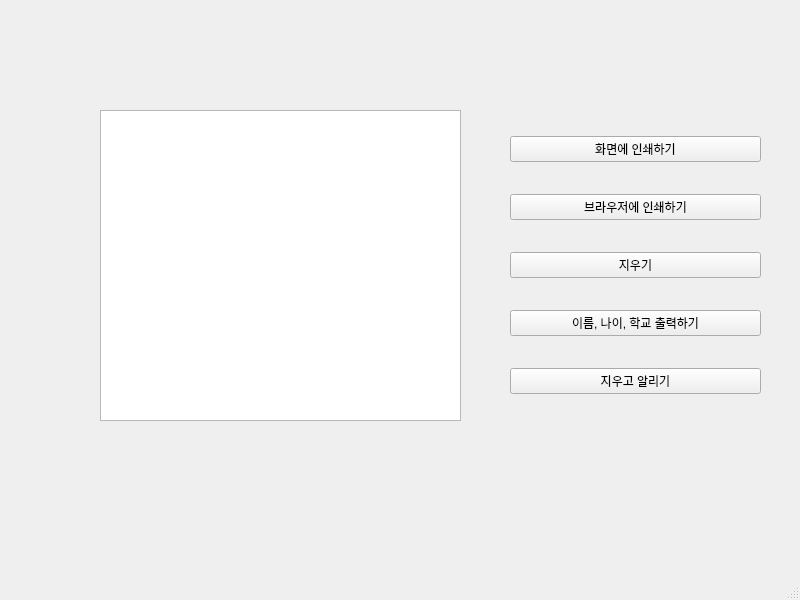
<?xml version="1.0" encoding="UTF-8"?>
<ui version="4.0">
 <class>MainWindow</class>
 <widget class="QMainWindow" name="MainWindow">
  <property name="geometry">
   <rect>
    <x>0</x>
    <y>0</y>
    <width>800</width>
    <height>600</height>
   </rect>
  </property>
  <property name="windowTitle">
   <string>MainWindow</string>
  </property>
  <widget class="QWidget" name="centralwidget">
   <widget class="QTextBrowser" name="textBrowser">
    <property name="geometry">
     <rect>
      <x>100</x>
      <y>110</y>
      <width>361</width>
      <height>311</height>
     </rect>
    </property>
   </widget>
   <widget class="QWidget" name="verticalLayoutWidget">
    <property name="geometry">
     <rect>
      <x>510</x>
      <y>110</y>
      <width>251</width>
      <height>311</height>
     </rect>
    </property>
    <layout class="QVBoxLayout" name="verticalLayout">
     <item>
      <widget class="QPushButton" name="button1">
       <property name="text">
        <string>화면에 인쇄하기</string>
       </property>
      </widget>
     </item>
     <item>
      <widget class="QPushButton" name="button2">
       <property name="text">
        <string>브라우저에 인쇄하기</string>
       </property>
      </widget>
     </item>
     <item>
      <widget class="QPushButton" name="button3">
       <property name="text">
        <string>지우기</string>
       </property>
      </widget>
     </item>
     <item>
      <widget class="QPushButton" name="button4">
       <property name="text">
        <string>이름, 나이, 학교 출력하기</string>
       </property>
      </widget>
     </item>
     <item>
      <widget class="QPushButton" name="button5">
       <property name="text">
        <string>지우고 알리기</string>
       </property>
      </widget>
     </item>
    </layout>
   </widget>
  </widget>
  <widget class="QMenuBar" name="menubar">
   <property name="geometry">
    <rect>
     <x>0</x>
     <y>0</y>
     <width>800</width>
     <height>24</height>
    </rect>
   </property>
  </widget>
  <widget class="QStatusBar" name="statusbar"/>
 </widget>
 <resources/>
 <connections/>
</ui>
